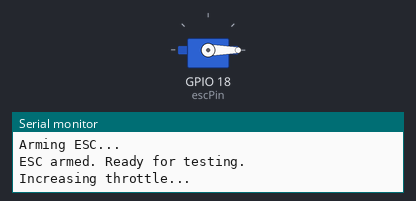
Bench run of a sketch on a simulated ESP32. On the bench: servo, the last lines printed to the serial monitor.

Above: at 2.05 s.
At 6.75 s:
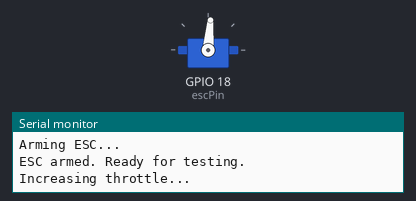
At 11.55 s:
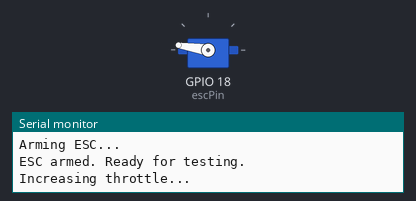
At 21.05 s:
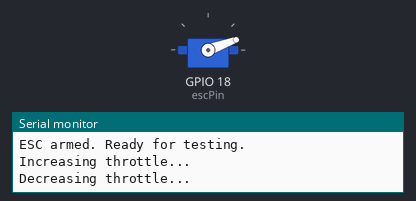
Timing chart, 0 to 28.3 s (numbered marks = the images above):
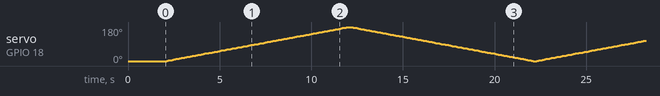

The sketch:

ESC.ino
```cpp
#include <ESP32Servo.h>

Servo esc;                 // Create a Servo object
const int escPin = 18;     // Change this to the GPIO pin connected to the ESC signal
const int minPulseWidth = 1000; // Minimum pulse width (in microseconds)
const int maxPulseWidth = 2000; // Maximum pulse width (in microseconds)

void setup() {
  Serial.begin(115200);
  esc.attach(escPin, minPulseWidth, maxPulseWidth);
  Serial.println("Starting ESC test...");

  // Arming the ESC (sending minimum throttle)
  Serial.println("Arming ESC...");
  esc.writeMicroseconds(minPulseWidth);
  delay(2000);
  Serial.println("ESC armed. Ready for testing.");
}

void loop() {
  // Increase throttle gradually
  Serial.println("Increasing throttle...");
  for (int pulseWidth = minPulseWidth; pulseWidth <= maxPulseWidth; pulseWidth += 10) {
    esc.writeMicroseconds(pulseWidth);
    delay(100);
  }

  // Decrease throttle gradually
  Serial.println("Decreasing throttle...");
  for (int pulseWidth = maxPulseWidth; pulseWidth >= minPulseWidth; pulseWidth -= 10) {
    esc.writeMicroseconds(pulseWidth);
    delay(100);
  }
}
```
